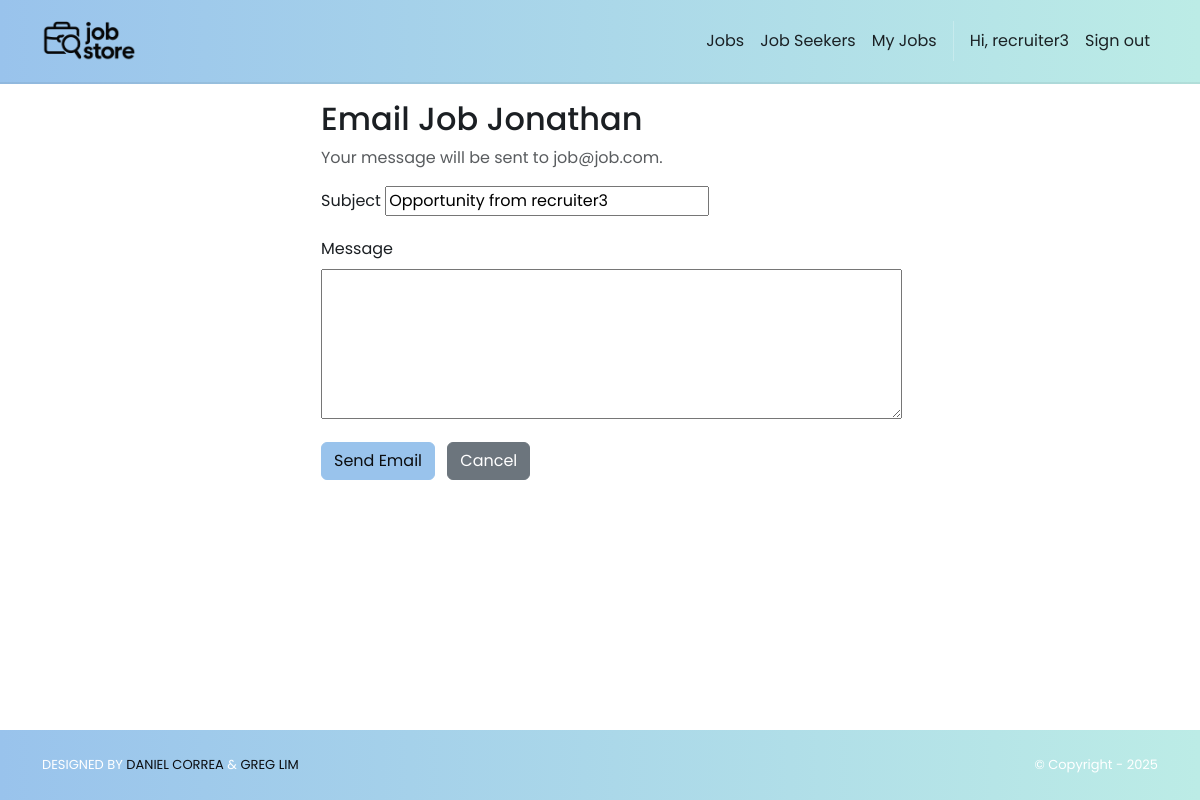
/jobSeekers/6/email/ (signed in), run on the app's committed database.
### accounts/models.py (models this page shows)
class User(AbstractUser):
    class Roles(models.TextChoices):
        RECRUITER = "RECRUITER", "Recruiter"
        JOB_SEEKER = "JOB_SEEKER", "Job Seeker"
    role = models.CharField(
        max_length=20, choices=Roles.choices, default=Roles.JOB_SEEKER, db_index=True
    )
    @property
    def is_recruiter(self) -> bool:
        return self.role == self.Roles.RECRUITER
    @property
    def is_jobseeker(self) -> bool:
        return self.role == self.Roles.JOB_SEEKER

### jobSeekers/models.py (models this page shows, shortened)
class JobSeeker(models.Model):
    user = models.OneToOneField(
        settings.AUTH_USER_MODEL, on_delete=models.CASCADE, related_name="jobseeker_profile"
    )
    firstName = models.CharField("First Name", max_length=255)
    lastName  = models.CharField("Last Name", max_length=255)
    location  = models.CharField("Location", max_length=255, blank=True)
    image     = models.ImageField("Profile Image", upload_to='jobSeeker_images/', null=True, blank=True)
    years_experience = models.PositiveIntegerField(null=True, blank=True)
    open_to_work = models.BooleanField(default=True)
    desired_salary_min = models.PositiveIntegerField(null=True, blank=True)
    desired_salary_max = models.PositiveIntegerField(null=True, blank=True)
    education = models.ForeignKey("Institution", on_delete=models.PROTECT, related_name="jobSeeker", null=True, blank=True)
    degree    = models.CharField(max_length=255, blank=True)
    startYear = models.IntegerField("Start Year", null=True, blank=True)
    endYear   = models.IntegerField("End Year", null=True, blank=True)
    headline   = models.TextField(blank=True)
    experience = models.ManyToManyField("Experience", related_name="jobSeeker", blank=True)
    skills     = models.ManyToManyField("Skill", related_name="jobSeeker", blank=True)
    links      = models.ManyToManyField("Link", related_name="jobSeeker", blank=True)
    hide_image = models.BooleanField(default=False)
    hide_headline = models.BooleanField(default=False)
    hide_profile = models.BooleanField(default=False)
    hide_location = models.BooleanField(default=False)
    @property
    def full_name(self):
        return f"{self.firstName} {self.lastName}"

### jobSeekers/views.py (the view)
# urls.py: path("<int:id>/email/", views.email_candidate, name="jobSeekers.email_candidate"),
@login_required
@recruiter_required
def email_candidate(request, id):
    jobSeeker = get_object_or_404(JobSeeker, id=id)
    candidate_email = (getattr(jobSeeker.user, "email", "") or "").strip()
    if not candidate_email:
        messages.error(request, "This candidate does not have an email address on file.")
        return redirect("jobSeekers.show", id=id)
    if request.method == "POST":
        form = RecruiterEmailForm(request.POST)
        if form.is_valid():
            subject = form.cleaned_data["subject"]
            message_body = form.cleaned_data["message"]
            recruiter = request.user
            sender_email = getattr(settings, "DEFAULT_FROM_EMAIL", "") or recruiter.email or None
            full_message = f"{message_body}\n\n---\nSent via The Job App by {recruiter.get_full_name() or recruiter.username}"
            try:
                send_mail(
                    subject,
                    full_message,
                    sender_email,
                    [candidate_email],
                    fail_silently=False,
                )
                messages.success(request, "Email sent to candidate.")
                return redirect("jobSeekers.show", id=id)
            except Exception:
                messages.error(request, "There was a problem sending the email. Please try again later.")
    else:
        initial_subject = f"Opportunity from {request.user.username}"
        form = RecruiterEmailForm(initial={"subject": initial_subject})
    template_data = {
        "jobSeeker": jobSeeker,
        "form": form,
    }
    return render(request, "jobSeekers/email_candidate.html", {"template_data": template_data})

### jobStore/context_processors.py (called while the page is built)
def static_revisions(request):
    base = Path(settings.BASE_DIR)
    logo_path = base / 'jobStore' / 'static' / 'img' / 'logo.png'
    try:
        rev_logo = str(int(os.path.getmtime(logo_path)))
    except Exception:
        rev_logo = '1'
    css_path = base / 'jobStore' / 'static' / 'css' / 'style.css'
    try:
        rev_css = str(int(os.path.getmtime(css_path)))
    except Exception:
        rev_css = '1'
    return {
        'STATIC_REV_LOGO': rev_logo,
        'STATIC_REV_CSS': rev_css,
    }

### jobSeekers/templates/jobSeekers/email_candidate.html (shortened to what this page needs)
{% extends 'base.html' %}
{% block content %}
<div class="p-3">
  <div class="container">
    <div class="col-md-6 mx-auto mb-3">
      <h2>Email {{ template_data.jobSeeker.full_name }}</h2>
      <p class="text-muted">
        Your message will be sent to {{ template_data.jobSeeker.user.email }}.
      </p>
      <form method="post">
        <div class="mb-3">
          <label for="{{ template_data.form.subject.id_for_label }}" class="form-label">Subject</label>
          {{ template_data.form.subject }}
        </div>
        <div class="mb-3">
          <label for="{{ template_data.form.message.id_for_label }}" class="form-label">Message</label>
          {{ template_data.form.message }}
        </div>
        <button type="submit" class="btn btn-primary">Send Email</button>
        <a href="{% url 'jobSeekers.show' template_data.jobSeeker.id %}" class="btn btn-secondary ms-2">
          Cancel
        </a>
      </form>
    </div>
  </div>
</div>
{% endblock %}

### jobStore/templates/base.html (shortened to what this page needs)
<!DOCTYPE html>
<html>
  {% load static %}
  <head>
    <link href="https://cdn.jsdelivr.net/npm/bootstrap@5.3.3/dist/css/bootstrap.min.css"
          rel="stylesheet">
    <link rel="stylesheet"
          href="https://cdnjs.cloudflare.com/ajax/libs/font-awesome/6.1.1/css/all.min.css">
    <link rel="stylesheet" type="text/css" href="{% static 'css/style.css' %}?v={{ STATIC_REV_CSS }}">
  </head>
  <body class="d-flex flex-column min-vh-100{% if request.resolver_match and request.resolver_match.url_name == 'home.index' %} is-home{% endif %}">
    <nav class="p-3 navbar navbar-light ms-brandbar navbar-expand-lg">
      <div class="container">
        <a class="navbar-brand" href="{% url 'home.index' %}">
          <img src="{% static 'img/logo.png' %}?v={{ STATIC_REV_LOGO }}" alt="logo" height="40" />
        </a>
        <div class="collapse navbar-collapse" id="navbarNavAltMarkup">
          <div class="navbar-nav ms-auto navbar-ml align-items-lg-center">
            <a class="nav-link" href="{% url 'jobs.list' %}">Jobs</a>
            {% if user.is_authenticated %}
              {% if user.is_staff or user.is_recruiter %}
                <a class="nav-link" href="{% url 'jobSeekers.index' %}">Job Seekers</a>
                <a class="nav-link" href="{% url 'jobs.dashboard' %}">My Jobs</a>
              {% endif %}
              <span class="nav-link disabled">Hi, {{ user.username }}</span>
              <a class="nav-link" href="{% url 'logout' %}">Sign out</a>
            {% else %}
              <a class="nav-link" href="{% url 'login' %}">Log in</a>
              <a class="nav-link" href="{% url 'signup.choice' %}">Sign up</a>
            {% endif %}
          </div>
        </div>
      </div>
    </nav>
    <div class="flex-grow-1">
      {% block content %}
      {% endblock content %}
    </div>
    <section class="p-3 ms-footer-bottom">
      <div class="container d-flex justify-content-between">
        <div class="me-5 text-white">
          <span>DESIGNED BY
            <a href="https://www.x.com/danielgarax" target="_blank">DANIEL CORREA</a> &
            <a href="https://www.x.com/greglim81" target="_blank">GREG LIM</a>
          </span>
        </div>
        <div class="text-white">
          <span>© Copyright - 2025</span>
        </div>
      </div>
    </section>
  </body>
</html>

### jobStore/static/css/style.css (style rules this page uses)
:root { --bg: #ffffff; --bg-alt: #f6f7f9; --surface: #ffffff; --surface-2: #f2f3f5; --text: #1b1f23; --muted: #6b7280; --border: #e5e7eb; --brand-blue-1: #99C3EC; --brand-blue-2: #AAD2EC; --brand-cyan: #BCECE6; --brand-mint: #97E3C2; --brand-peach: #FFEED9; --brand-pink: #F69C9E; --primary: var(--brand-blue-1); --primary-contrast: #0b0d10; --link: var(--brand-blue-1); --success: var(--brand-mint); --warning: var(--brand-peach); --danger: var(--brand-pink); --shadow: 0 6px 20px rgba(0,0,0,0.08); --radius: 10px; --radius-sm: 8px; --radius-xs: 6px; --focus: 0 0 0 0.2rem rgba(153,195,236,0.35); --transition: 180ms ease; }
html, body { background: var(--bg); color: var(--text); }
body { font-family: 'Poppins', system-ui, -apple-system, Segoe UI, Roboto, Arial, sans-serif; line-height: 1.5; text-rendering: optimizeLegibility; -webkit-font-smoothing: antialiased; -moz-osx-font-smoothing: grayscale; transition: background-color var(--transition), color var(--transition); }
a { color: var(--link); }
.navbar { backdrop-filter: saturate(160%) blur(4px); }
.navbar .nav-link { opacity: 0.9; }
.ms-brandbar { background-color: #99C3EC; background: linear-gradient(90deg, var(--brand-blue-1), var(--brand-cyan)) !important; border-bottom: 2px solid rgba(0,0,0,0.06); }
.ms-brandbar .nav-link, .ms-brandbar .navbar-brand, .ms-brandbar .navbar-text { color: var(--primary-contrast) !important; }
.ms-brandbar .nav-link { position: relative; transition: color 160ms ease, transform 140ms ease; }
.ms-brandbar .nav-link::after { content: ''; position: absolute; left: 0; right: 0; bottom: -4px; height: 2px; width: 0; margin: 0 auto; background: var(--primary-contrast); transition: width 180ms ease; }
.btn-primary { background: var(--primary); border-color: var(--primary); color: var(--primary-contrast); }
.btn { transition: transform 140ms ease, box-shadow 180ms ease, filter 140ms ease; }
.ms-footer-bottom { background-color: #99C3EC; background: linear-gradient(90deg, var(--brand-blue-1), var(--brand-cyan)) !important; border-top: 0; }
.ms-footer-bottom span { font-size: 13px; line-height: 38px; }
.ms-footer-bottom a { color: var(--primary-contrast); text-decoration: none; }
.btn, .form-control, .form-select, .nav-link, .card { transition: all var(--transition); }

### data on the page
User: username "recruiter3"
JobSeeker: jobSeeker.full_name "Job Jonathan", jobSeeker.user.email "job@job.com"
